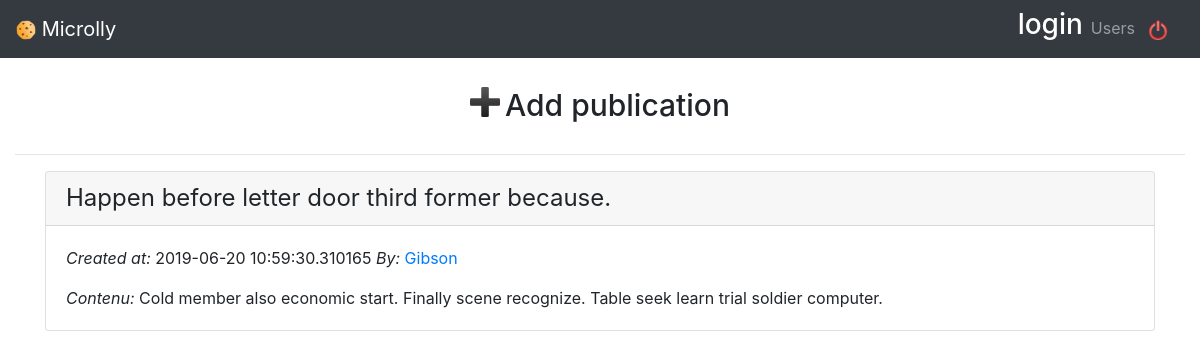
The page /publications/52 (signed in) on the database its author committed.
### models.py (models this page shows)
class BaseModel(Model):
    class Meta:
        database = database

class User(BaseModel,UserMixin):
    username = CharField(max_length=20)
    password = CharField()
    first_name = CharField(max_length=20)
    last_name = CharField(max_length=20)
    email = CharField(max_length=20)
    created_at = DateTimeField(default=datetime.datetime.now)

class Publication(BaseModel):
    title = CharField(max_length=50)
    body = TextField()
    created_date = CharField(default=datetime.datetime.now)
    update_date = CharField(default=datetime.datetime.now)
    user_created = ForeignKeyField(User, backref="publications")

### app.py (the view)
@app.route('/publications/<int:id>')
@login_required
def publications_detail(id):
    publication = Publication.get(id)
    return render_template('publications/details.html', publication=publication)

### app.py (called while the page is built)
@login_manager.user_loader
def load_user(user_id):
    return User.get(user_id)

### templates/publications/details.html
{% extends 'base.html' %}
{% block body %}
<div class="card" >
    <div class="card-header">
        <h4 class="my-0 font-weight-normal">{{ publication.title }}</h4>
    </div>
    <div class="card-body">
        <p class="card-text">
            <em>Created at:</em> {{ publication.created_date }}
            <em>By:</em><a href="{{ url_for('publication', username=publication.user_created.username) }}"> {{publication.user_created.username}}</a>
        </p>
        <p class="card-text"><em>Contenu:</em> {{ publication.body }}</p>
    </div>
</div>
{% endblock %}

### templates/base.html (shortened to what this page needs)
<!DOCTYPE html>
<html>
<head>
    <link rel="stylesheet" href="https://stackpath.bootstrapcdn.com/bootstrap/4.3.1/css/bootstrap.min.css"
>
    <link rel="stylesheet" type="text/css" href="{{ url_for('static', filename='css/microlly.css') }}">
</head>
<body>
    <nav class="navbar navbar-expand-md navbar-dark bg-dark fixed-top">
        <a class="navbar-brand" href="{{ url_for('publication') }}">
            <img width="20px" height="20px" src="{{ url_for('static', filename='img/cookie.png') }}" />
            Microlly
        </a>
        <div class="navbar-collapse collapse w-100 order-3 dual-collapse2" id="navbarsExampleDefault">
            <ul class="navbar-nav ml-auto">
                {% if session['id'] %}
                <li>
                    <h3 style="color:white">{{ session['username'] }}</h3>
                </li>
                <li class="nav-item">
                    <a class="nav-link" href="{{ url_for('liste_users') }}">Users</a>
                </li>
                {% endif %}
                {% if session['id'] %}
                    <li>
                        <a class="navbar-brand" href="{{ url_for('logout') }}" style="margin-left: 5px"><img width="20px" height="20px" src="{{ url_for('static', filename='img/deconnexion.png') }}"/></a>
                    </li>
                {% endif %}
            </ul>
        </div>
    </nav>
    <div class="container-fluid">
        <div class="row justify-content-md-center">
            <a id="Add" class="btn" href="{{ url_for('publications_form') }}"><img width="30px" height="30px" src="{{ url_for('static', filename='img/Add.png') }}"/><h2 style="float:right;font-size:30px;margin-left:5px;" >Add publication</h2></a>
      </div>
      <hr>
    </div>
    <main role="main" class="container ">
        {% block body %}{% endblock %}
    </main>
</body>
</html>

### templates/base.html (style rules this page uses)
body { padding-top: 5rem; }

### rows shown on the page
User: username "login"
Publication: title "Happen before letter door third former because.", created_date "2019-06-20 10:59:30.310165", body "Cold member also economic start. Finally scene recognize. Table seek learn trial soldier computer."
User: user_created.username "Gibson"
